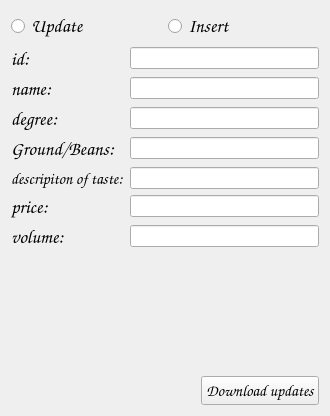
<?xml version="1.0" encoding="UTF-8"?>
<ui version="4.0">
 <class>Form</class>
 <widget class="QWidget" name="Form">
  <property name="geometry">
   <rect>
    <x>0</x>
    <y>0</y>
    <width>330</width>
    <height>416</height>
   </rect>
  </property>
  <property name="minimumSize">
   <size>
    <width>330</width>
    <height>415</height>
   </size>
  </property>
  <property name="windowTitle">
   <string>Form</string>
  </property>
  <layout class="QVBoxLayout" name="verticalLayout_3">
   <item>
    <layout class="QVBoxLayout" name="verticalLayout_2">
     <item>
      <layout class="QHBoxLayout" name="up_layout">
       <item>
        <widget class="QRadioButton" name="update_radio">
         <property name="font">
          <font>
           <family>Comic Sans MS</family>
           <pointsize>14</pointsize>
          </font>
         </property>
         <property name="text">
          <string>Update</string>
         </property>
         <attribute name="buttonGroup">
          <string notr="true">radio_buttons</string>
         </attribute>
        </widget>
       </item>
       <item>
        <widget class="QRadioButton" name="insert_radio">
         <property name="font">
          <font>
           <family>Comic Sans MS</family>
           <pointsize>14</pointsize>
          </font>
         </property>
         <property name="text">
          <string>Insert</string>
         </property>
         <attribute name="buttonGroup">
          <string notr="true">radio_buttons</string>
         </attribute>
        </widget>
       </item>
      </layout>
     </item>
     <item>
      <layout class="QFormLayout" name="main_layout">
       <item row="0" column="1">
        <widget class="QLineEdit" name="id_line"/>
       </item>
       <item row="0" column="0">
        <widget class="QLabel" name="id_label">
         <property name="font">
          <font>
           <family>Comic Sans MS</family>
           <pointsize>14</pointsize>
          </font>
         </property>
         <property name="text">
          <string>id:</string>
         </property>
        </widget>
       </item>
       <item row="1" column="0">
        <widget class="QLabel" name="name_label">
         <property name="font">
          <font>
           <family>Comic Sans MS</family>
           <pointsize>14</pointsize>
          </font>
         </property>
         <property name="text">
          <string>name:</string>
         </property>
        </widget>
       </item>
       <item row="2" column="0">
        <widget class="QLabel" name="degree_label">
         <property name="font">
          <font>
           <family>Comic Sans MS</family>
           <pointsize>14</pointsize>
          </font>
         </property>
         <property name="text">
          <string>degree:</string>
         </property>
        </widget>
       </item>
       <item row="3" column="0">
        <widget class="QLabel" name="ground_label">
         <property name="font">
          <font>
           <family>Comic Sans MS</family>
           <pointsize>14</pointsize>
          </font>
         </property>
         <property name="text">
          <string>Ground/Beans:</string>
         </property>
        </widget>
       </item>
       <item row="4" column="0">
        <widget class="QLabel" name="desc_label">
         <property name="font">
          <font>
           <family>Comic Sans MS</family>
           <pointsize>12</pointsize>
          </font>
         </property>
         <property name="text">
          <string>descripiton of taste:</string>
         </property>
        </widget>
       </item>
       <item row="5" column="0">
        <widget class="QLabel" name="price_label">
         <property name="font">
          <font>
           <family>Comic Sans MS</family>
           <pointsize>14</pointsize>
          </font>
         </property>
         <property name="text">
          <string>price:</string>
         </property>
        </widget>
       </item>
       <item row="6" column="0">
        <widget class="QLabel" name="volume_label">
         <property name="font">
          <font>
           <family>Comic Sans MS</family>
           <pointsize>14</pointsize>
          </font>
         </property>
         <property name="text">
          <string>volume:</string>
         </property>
        </widget>
       </item>
       <item row="1" column="1">
        <widget class="QLineEdit" name="name_line"/>
       </item>
       <item row="2" column="1">
        <widget class="QLineEdit" name="degree_line"/>
       </item>
       <item row="3" column="1">
        <widget class="QLineEdit" name="groundbeans_line"/>
       </item>
       <item row="4" column="1">
        <widget class="QLineEdit" name="desc_line"/>
       </item>
       <item row="5" column="1">
        <widget class="QLineEdit" name="price_line"/>
       </item>
       <item row="6" column="1">
        <widget class="QLineEdit" name="volume_line"/>
       </item>
      </layout>
     </item>
     <item>
      <layout class="QHBoxLayout" name="button_layout" stretch="3,1">
       <item>
        <spacer name="horizontalSpacer">
         <property name="orientation">
          <enum>Qt::Horizontal</enum>
         </property>
         <property name="sizeHint" stdset="0">
          <size>
           <width>40</width>
           <height>20</height>
          </size>
         </property>
        </spacer>
       </item>
       <item>
        <widget class="QPushButton" name="download_button">
         <property name="font">
          <font>
           <family>Comic Sans MS</family>
           <pointsize>12</pointsize>
          </font>
         </property>
         <property name="text">
          <string>Download updates</string>
         </property>
        </widget>
       </item>
      </layout>
     </item>
    </layout>
   </item>
  </layout>
 </widget>
 <resources/>
 <connections/>
 <buttongroups>
  <buttongroup name="radio_buttons"/>
 </buttongroups>
</ui>
